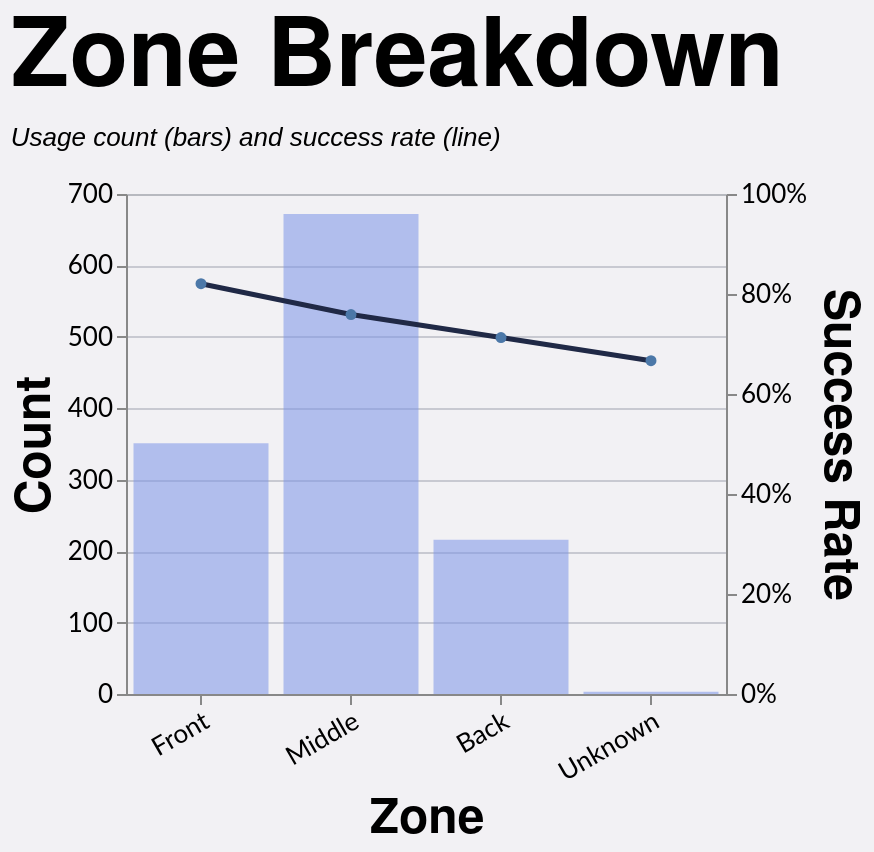

Describe this chart as a Vega-Lite specification.
### Vega-Lite specification from a JSON file in a GitHub repository (floating-point values rounded to 4 significant figures; data arrays with more than 128 entries replaced by an {"elided": "..."} marker saying what was removed)
{"config": {"axis": {"labelFont": "Lato, sans-serif", "titleFont": "PT Sans Narrow, Helvetica Neue, Helvetica, Arial, sans-serif", "labelFontSize": 13, "titleFontSize": 24, "gridColor": "#202947", "gridOpacity": 0.2}, "header": {"labelFont": "PT Sans Narrow, Helvetica Neue, Helvetica, Arial, sans-serif", "titleFont": "PT Sans Narrow, Helvetica Neue, Helvetica, Arial, sans-serif", "labelFontSize": 24, "titleFontSize": 28, "labelFontWeight": "bold", "orient": "left"}, "legend": {"labelFont": "Lato, sans-serif", "titleFont": "PT Sans Narrow, Helvetica Neue, Helvetica, Arial, sans-serif", "labelFontSize": 14, "titleFontSize": 16, "titlePadding": 5, "fillColor": "white", "strokeColor": "black", "padding": 10, "titleFontWeight": "lighter", "titleFontStyle": "italic", "titleColor": "gray", "offset": 10}, "title": {"font": "PT Sans Narrow, Helvetica Neue, Helvetica, Arial, sans-serif", "fontSize": 48, "fontWeight": "bold", "anchor": "start", "align": "center", "titlePadding": 20, "subtitlePadding": 10, "subtitleFontSize": 13, "subtitleColor": "", "subtitleFontStyle": "italic", "offset": 15, "color": "black"}, "axisX": {"labelAngle": 0}, "facet": {"title": null, "header": null, "align": {"row": "each", "column": "each"}}, "resolve": {"scale": {"y": "independent", "facet": "independent"}}, "background": "#f2f1f4"}, "layer": [{"mark": {"type": "bar", "color": "#7d96e8", "opacity": 0.55}, "encoding": {"tooltip": [{"field": "area", "title": "Zone", "type": "nominal"}, {"field": "won", "format": ",.0f", "title": "Won", "type": "quantitative"}, {"field": "attempts", "format": ",.0f", "title": "Attempts", "type": "quantitative"}, {"field": "success_rate", "format": ".1%", "title": "Success Rate", "type": "quantitative"}], "x": {"axis": {"labelAngle": -30}, "field": "area", "sort": ["Front", "Middle", "Back"], "title": "Zone", "type": "nominal"}, "y": {"axis": {"format": ",.0f", "orient": "left"}, "field": "attempts", "title": "Count", "type": "quantitative"}}, "transform": [{"filter": "(loSquad == 'All' || datum.squad == loSquad) && (loGameType == 'All' || (loGameType == 'League + Cup' && (datum.game_type == 'League' || datum.game_type == 'Cup')) || (loGameType == 'League only' && datum.game_type == 'League') || datum.game_type == loGameType) && (loOpposition == 'All' || datum.opposition == loOpposition) && (loThrower == 'All' || datum.thrower == loThrower) && (loJumper == 'All' || datum.jumper == loJumper) && (loArea == 'All' || datum.area == loArea) && (loNumbers == 'All' || datum.numbers == loNumbers) && (loCallType == 'All' || datum.call_type == loCallType)"}, {"filter": "(loSeason == 'All' || datum.season == loSeason)"}, {"aggregate": [{"op": "count", "as": "attempts"}, {"op": "sum", "field": "won", "as": "won"}], "groupby": ["area"]}, {"calculate": "datum.won / datum.attempts", "as": "success_rate"}]}, {"mark": {"type": "line", "color": "#202946", "point": true, "strokeWidth": 2.5}, "encoding": {"tooltip": [{"field": "area", "title": "Zone", "type": "nominal"}, {"field": "won", "format": ",.0f", "title": "Won", "type": "quantitative"}, {"field": "attempts", "format": ",.0f", "title": "Attempts", "type": "quantitative"}, {"field": "success_rate", "format": ".1%", "title": "Success Rate", "type": "quantitative"}], "x": {"axis": {"labelAngle": -30}, "field": "area", "sort": ["Front", "Middle", "Back"], "title": "Zone", "type": "nominal"}, "y": {"axis": {"format": "%", "orient": "right"}, "field": "success_rate", "scale": {"domain": [0, 1]}, "title": "Success Rate", "type": "quantitative"}}, "transform": [{"filter": "(loSquad == 'All' || datum.squad == loSquad) && (loGameType == 'All' || (loGameType == 'League + Cup' && (datum.game_type == 'League' || datum.game_type == 'Cup')) || (loGameType == 'League only' && datum.game_type == 'League') || datum.game_type == loGameType) && (loOpposition == 'All' || datum.opposition == loOpposition) && (loThrower == 'All' || datum.thrower == loThrower) && (loJumper == 'All' || datum.jumper == loJumper) && (loArea == 'All' || datum.area == loArea) && (loNumbers == 'All' || datum.numbers == loNumbers) && (loCallType == 'All' || datum.call_type == loCallType)"}, {"filter": "(loSeason == 'All' || datum.season == loSeason)"}, {"aggregate": [{"op": "count", "as": "attempts"}, {"op": "sum", "field": "won", "as": "won"}], "groupby": ["area"]}, {"calculate": "datum.won / datum.attempts", "as": "success_rate"}]}], "data": {"name": "data-97c2c564e8a0cdaee3730a92991522ed"}, "height": 250, "params": [{"name": "loSquad", "value": "All"}, {"name": "loSeason", "value": "All"}, {"name": "loGameType", "value": "All"}, {"name": "loOpposition", "value": "All"}, {"name": "loThrower", "value": "All"}, {"name": "loJumper", "value": "All"}, {"name": "loArea", "value": "All"}, {"name": "loNumbers", "value": "All"}, {"name": "loCallType", "value": "All"}], "resolve": {"scale": {"y": "independent"}}, "title": {"text": "Zone Breakdown", "subtitle": "Usage count (bars) and success rate (line)"}, "width": {"step": 75}, "$schema": "https://vega.github.io/schema/vega-lite/v5.20.1.json", "datasets": {"data-97c2c564e8a0cdaee3730a92991522ed": {"elided": "1242 records"}}}
